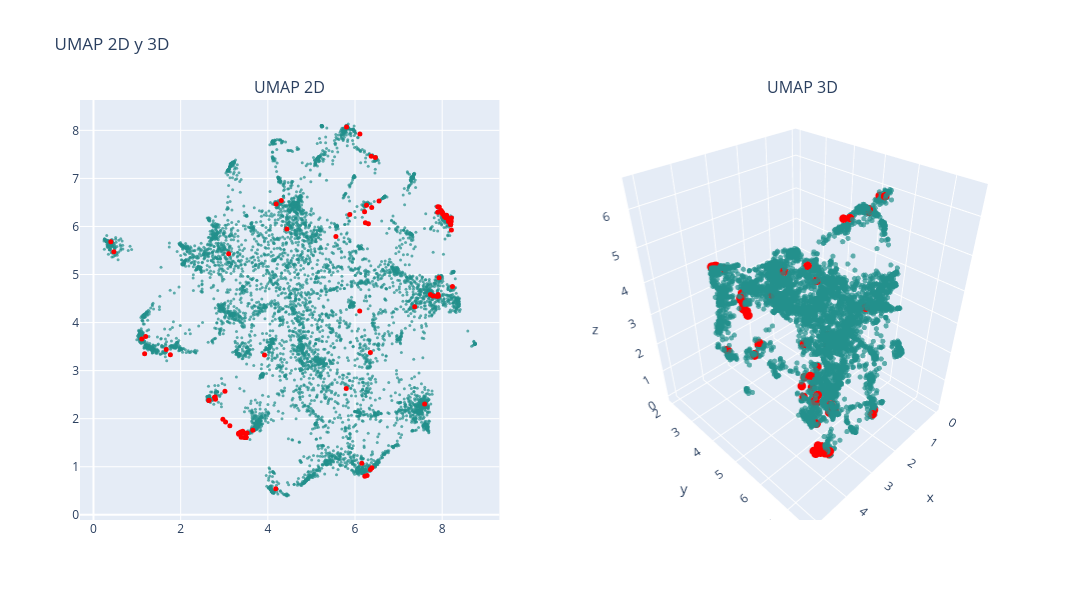

The code cell stored with this chart in its notebook:
### Markdown cell above
### UMAP

### Code cell
# n_neighbors = 200
# n_neighbors = int(len(df) / k)

n_neighbors = 50 # 6.5x minutos, resultado: vision mas global, no se distinguen tanto los clusters
# n_neighbors = 20 # 2.5x minutos, resultado: no se distinguen los clusters
# n_neighbors = 10 # 1.5x minutos, resultado: puntos muy juntos, se distinguen los clusters
# n_neighbors = 5 # x minutos, resultado: se distinguen bien los clusters, se ven un poco desconectados

min_dist = 0

# UMAP 2D
reducer_2d = umap.UMAP(n_neighbors=n_neighbors, min_dist=min_dist, n_components=2, random_state=0)
embedding_2d = reducer_2d.fit_transform(df_vectorized)
df['umap2d_1'] = embedding_2d[:, 0]
df['umap2d_2'] = embedding_2d[:, 1]

# UMAP 3D
reducer_3d = umap.UMAP(n_neighbors=n_neighbors, min_dist=min_dist, n_components=3, random_state=0)
embedding_3d = reducer_3d.fit_transform(df_vectorized)
df['umap3d_1'] = embedding_3d[:, 0]
df['umap3d_2'] = embedding_3d[:, 1]
df['umap3d_3'] = embedding_3d[:, 2]

# Graficar
colors = np.ones(len(df))  # Color base
colors_knn = np.zeros(len(df))  # Color para los KNN
colors_knn[knn_idxs[0]] = 1  # Resaltar los KNN

fig = make_subplots(rows=1, cols=2, subplot_titles=("UMAP 2D", "UMAP 3D"), 
                    specs=[[{"type": "scatter"}, {"type": "scatter3d"}]])

# Puntos normales (fondo)
fig.add_trace(
    go.Scatter(x=df['umap2d_1'], y=df['umap2d_2'], mode='markers',
               marker=dict(color=colors, colorscale='Viridis', size=3, opacity=0.7), 
               text=data['title'],
               hovertemplate="Titulo: %{text}<br>x: %{x}<br>y: %{y}<extra></extra>"),
    row=1, col=1)

# Puntos resaltados (delante)
fig.add_trace(
    go.Scatter(x=df.loc[knn_idxs[0], 'umap2d_1'], 
               y=df.loc[knn_idxs[0], 'umap2d_2'], 
               mode='markers',
               marker=dict(color='red', size=5, opacity=1), 
               text=data.loc[knn_idxs[0], 'title'], 
               hovertemplate="Titulo: %{text}<br>x: %{x}<br>y: %{y}<extra></extra>"),
    row=1, col=1)

# Puntos normales en 3D (fondo)
fig.add_trace(
    go.Scatter3d(x=df['umap3d_1'], y=df['umap3d_2'], z=df['umap3d_3'], mode='markers',
                 marker=dict(color=colors, colorscale='Viridis', size=3, opacity=0.7), 
                 text=data['title'],
                 hovertemplate="Cluster: %{text}<br>x: %{x}<br>y: %{y}<br>z: %{z}<extra></extra>"),
    row=1, col=2)

# Puntos resaltados en 3D (delante)
fig.add_trace(
    go.Scatter3d(x=df.loc[knn_idxs[0], 'umap3d_1'], 
                 y=df.loc[knn_idxs[0], 'umap3d_2'], 
                 z=df.loc[knn_idxs[0], 'umap3d_3'], 
                 mode='markers',
                 marker=dict(color='red', size=5, opacity=1), 
                 text=data.loc[knn_idxs[0], 'title'], 
                 hovertemplate="Cluster: %{text}<br>x: %{x}<br>y: %{y}<br>z: %{z}<extra></extra>"),
    row=1, col=2)

fig.update_layout(height=600, width=1200, title_text="UMAP 2D y 3D", showlegend=False)
fig.show()

### Figure 1 — Plotly figure (JSON) as saved in the notebook; plotly's stock layout.template omitted (floating-point values rounded to 4 significant figures; data arrays with more than 128 entries replaced by an {"elided": "..."} marker saying what was removed)
{"data": [{"hovertemplate": "Titulo: %{text}<br>x: %{x}<br>y: %{y}<extra></extra>", "marker": {"color": {"elided": "6614 float values"}, "colorscale": [[0, "#440154"], [0.1111, "#482878"], [0.2222, "#3e4989"], [0.3333, "#31688e"], [0.4444, "#26828e"], [0.5556, "#1f9e89"], [0.6667, "#35b779"], [0.7778, "#6ece58"], [0.8889, "#b5de2b"], [1, "#fde725"]], "opacity": 0.7, "size": 3}, "mode": "markers", "text": {"elided": "6614 str values"}, "type": "scatter", "x": {"elided": "6614 float values"}, "xaxis": "x", "y": {"elided": "6614 float values"}, "yaxis": "y"}, {"hovertemplate": "Titulo: %{text}<br>x: %{x}<br>y: %{y}<extra></extra>", "marker": {"color": "red", "opacity": 1, "size": 5}, "mode": "markers", "text": ["application of neural network controller and policy gradient reinforcement learning on modular multilevel converter mmc a proof of concept", "state of charge soc balancing of battery modular multilevel management bm3 converter using q learning", "reinforcement learning based modulation for balancing capacitor voltage and thermal stress to enhance current capability of mmcs", "optimized real time control for modular multilevel converters using adaptive neural networks", "open circuit fault diagnosis for a modular multilevel converter based on hybrid machine learning", "inverse application of artificial intelligence for the control of power converters", "neural network controller based on direct and indirect model predictive for modular multilevel converters", "machine learning emulation of model predictive control for modular multilevel converters", "level increased ishe modulation method for modular multilevel converters based on ddpg", "artificial intelligence applications in the control and performance improvement of modular multilevel converters a review", "machine learning based modeling for real time inferencer in the loop hardware emulation of high speed rail microgrid", "machine learning enhanced predictive control for modular multilevel converters in hvdc transmission systems", "predictor based data driven model free adaptive predictive control of power converters using machine learning", "neural network based model predictive control approach for modular multilevel converters", "an open circuit fault detection and location strategy for mmc with feature extraction and random forest", "compound fault diagnosis method of modular multilevel converter based on improved capsule network", "machine learning based operating region extension of modular multilevel converters under unbalanced grid faults", "fault diagnosis for modular multilevel converter mmc based on deep learning an edge implementation using binary neural network", "hybrid condition monitoring for power converters learning based methods with statistical guarantees", "reinforcement learning based false data injection attacks detector for modular multilevel converters", "reinforcement learning based method to exploit vulnerabilities of false data injection attack detectors in modular multilevel converters", "dc short circuit fault detection for mmc hvdc grid based on improved dbn and dc fault current statistical features", "capacitor monitoring for modular multilevel converters based on intelligent algorithm", "neural network based model predictive controllers for modular multilevel converters", "transfer learning based online impedance identification for modular multilevel converters", "a connectionist based approach for reducing the number of voltage sensors in modular multilevel converter", "condition monitoring for power converters via deep one class classification", "design and analysis of the model predictive control implemented by the ann technique for mmc based rectifier with improved grid adaptability", "health management of power electronics systems", "an open circuit faults diagnosis method based on xg boost used in mmc", "auto tuned model predictive control based neural network controller for modular multilevel converters", "artificial neural network based pi control of battery energy storage system connected with mmc hvdc system", "denoising and voltage estimation in modular multilevel converters using deep neural networks", "data driven impedance identification and stability online assessment of wind farm connected with mmc hvdc", "an ultra high speed mmc hvdc fault location algorithm based on regression neural network", "open circuit fault diagnosis for modular multilevel converter using wavelet neural network", "fault diagnosis of modular multilevel converter based on 1dcnn and lstm network", "data driven impedance identification and stability online assessment of dfig based wind farm integration with mmc hvdc", "power management systems for harmonic elimination using federated learning approach", "igbt open circuit fault diagnosis method for a modular multilevel converter based on pnn md", "fault identification method of mmc hvdc based on gru neural network", "deep convolution neural network based fault detection and identification for modular multilevel converters", "gwo based pi controller assisted half bridge sub module mmc for hybrid energy system", "transfer learning framework for impedance characterization of modular multilevel converters", "physical mechanism and data hybrid modeling for device level emulation of modular multilevel converter", "capacitor parameter estimation based on wavelet transform and convolution neural network", "distributed neural network observer for submodule capacitor voltage estimation in modular multilevel converters", "overview of modeling schemes for mmc converter in flexible dc distribution network", "an on line capacitor condition monitoring method based on switching frequencies for modular multilevel converters", "adaptive fault current limiting strategy for flexible dc power grids based on deep neural networks", "thermal estimation of modular multilevel converter submodule using deep regression on gru and lstm network", "parameters inversion of equivalent rlc fault circuit for mmc hvdc grid based on bp neural network", "neural network trained cold plate models for modular converter exploration", "application of artificial intelligence to diagnose faults of grid tied solar power systems", "bayesian regularization based mpc for a hybrid modular multilevel converter", "data driven neural predictors based robust mpc for power converters", "real time fault detection and identification for mmc using 1 d convolutional neural networks", "neural predictor based low switching frequency fcs mpc for mmc with online weighting factors tuning", "estimation of battery parameters in cascaded half bridge converters with reduced voltage sensors", "sub module capacitor voltage balancing control based on model prediction", "fault diagnosis of modular multilevel converter based on rnn and wavelet analysis", "a fast data driven method for submodule open circuit fault localization in a modular multilevel converter", "supervisory real time multidomain modeling and hardware emulation of fuel cell hybrid electric bus behavioral transients", "single ended fault detection scheme using support vector machine for multi terminal direct current systems based on modular multilevel converter", "dcscf detection method of mmc dc grid based on statistical feature and dbn softmax", "neural predictor based dynamic surface predictive control for power converters", "short time wavelet entropy integrating improved lstm for fault diagnosis of modular multilevel converter", "data driven parameter inversion for dc fault current analytical solution of modular multilevel converter based high voltage dc grid", "voltage estimation for diode clamped mmcs based on a simplified neural network", "improving the resilience of modular multilevel converters using concurrent estimators", "an improved resnet based method for online assessment of the aging state of mmc sub module capacitors", "reliability improvement of mmc in energy storage system using ann based sensorless estimation for sub module voltages", "igbt open circuit fault diagnosis based on improved support vector machine", "new power electronic interface combining dc transmission a medium frequency bus and an ac ac converter to integrate deep sea facilities with the ac grid", "a novel concept for modular multilevel universal power controller mupc ", "data driven modeling of modular multilevel converters based on hht and cnn lstm am neural network", "modeling and simulation of modular multilevel converter", "ac side impedance based stability assessment in grid forming modular multilevel converters", "data driven fault detection of multiple open circuit faults for mmc systems based on long short term memory networks", "submodule fault detection in mmcs using support vector classification", "fault diagnosis of submodule open circuit failures for modular multilevel converters with the data processing of sensors", "fault analysis and voltage support strategy through equivalent line impedances for mmcs in ac dc hybrid distribution networks under asymmetrical faults", "open circuit fault detection and location in mmcs with multivariate gaussian distribution", "effective voltage balancing control for modular multilevel converter without current sensors", "design and simulation of marine electromagnetic transmission system", "an open circuit faults diagnosis method for mmc based on extreme gradient boosting", "event triggered neural predictor based fcs mpc for mmc", "predictor based neural network finite set predictive control for modular multilevel converter", "fault isolation method for smart dc distribution networks with multiple types of converters", "novel distributed control platform and algorithm for a modular multilevel matrix converter", "switch open circuit fault localization strategy for mmcs using sliding time window based features extraction algorithm", "review on control strategy for flexible ac dc hybrid distribution network based on modular multi level converter topology", "control strategies of mmc hvdc connected to passive networks", "optimal modulation method for modular multilevel converters in medium voltage dc distribution networks", "parameter estimation of batteries in mmcs with parallel connectivity using pso", "a novel strategy for dc distribution start up based on mmc", "disortnet a network protocol with distributed sorting for modular multilevel converters", "multiple igbt open circuit fault diagnosis strategy for mmc using feature reconstruction based recurrent neural network", "communication aspects in the distributed control architecture of a modular multilevel converter", "design and verification of a dc direct mounted energy storage topology"], "type": "scatter", "x": [3.031, 1.173, 2.969, 3.129, 8.143, 3.329, 3.364, 3.457, 4.191, 3.376, 3.388, 3.425, 3.46, 3.333, 8.205, 8.005, 3.352, 7.991, 8.194, 2.792, 2.799, 8.212, 6.307, 3.524, 6.277, 6.219, 8.144, 3.377, 7.961, 8.102, 3.415, 1.764, 6.383, 6.353, 8.236, 8.089, 7.978, 6.387, 4.308, 8.067, 8.211, 8.141, 0.4678, 6.226, 7.898, 7.898, 6.551, 7.73, 6.467, 7.927, 6.112, 7.79, 5.805, 0.3977, 3.657, 3.491, 8.196, 3.496, 1.108, 5.562, 8.071, 8.131, 4.181, 8.195, 8.178, 3.493, 8.066, 7.907, 5.879, 2.776, 6.372, 6.238, 8.086, 7.598, 3.924, 7.934, 6.353, 6.156, 8.009, 8.189, 8.047, 7.909, 8.183, 6.264, 3.101, 8.06, 3.496, 3.501, 7.874, 3.016, 8.149, 7.37, 5.799, 4.437, 1.198, 6.107, 2.65, 8.057, 2.647, 1.668], "xaxis": "x", "y": [1.929, 3.353, 1.987, 1.851, 6.139, 1.696, 1.696, 1.702, 6.467, 1.686, 1.615, 1.739, 1.608, 1.676, 6.104, 6.298, 1.701, 6.303, 6.04, 2.452, 2.406, 6.177, 6.056, 1.7, 0.8152, 6.304, 6.105, 1.721, 6.327, 6.233, 1.717, 3.329, 6.396, 0.9409, 4.75, 6.211, 6.33, 0.9798, 6.541, 6.218, 5.928, 6.17, 5.476, 0.8017, 6.408, 6.298, 6.529, 4.583, 7.434, 4.935, 7.926, 4.554, 8.067, 5.681, 1.759, 1.607, 6.118, 1.618, 3.656, 5.789, 6.194, 6.17, 0.5398, 6.048, 6.1, 1.607, 6.218, 4.583, 6.251, 2.446, 7.46, 6.076, 6.183, 2.303, 3.323, 6.404, 3.376, 1.071, 6.262, 6.069, 6.208, 4.547, 6.149, 6.44, 5.434, 6.229, 1.612, 1.607, 4.549, 2.572, 6.151, 4.327, 2.631, 5.949, 3.71, 4.24, 2.381, 6.24, 2.379, 3.438], "yaxis": "y"}, {"hovertemplate": "Cluster: %{text}<br>x: %{x}<br>y: %{y}<br>z: %{z}<extra></extra>", "marker": {"color": {"elided": "6614 float values"}, "colorscale": [[0, "#440154"], [0.1111, "#482878"], [0.2222, "#3e4989"], [0.3333, "#31688e"], [0.4444, "#26828e"], [0.5556, "#1f9e89"], [0.6667, "#35b779"], [0.7778, "#6ece58"], [0.8889, "#b5de2b"], [1, "#fde725"]], "opacity": 0.7, "size": 3}, "mode": "markers", "scene": "scene", "text": {"elided": "6614 str values"}, "type": "scatter3d", "x": {"elided": "6614 float values"}, "y": {"elided": "6614 float values"}, "z": {"elided": "6614 float values"}}, {"hovertemplate": "Cluster: %{text}<br>x: %{x}<br>y: %{y}<br>z: %{z}<extra></extra>", "marker": {"color": "red", "opacity": 1, "size": 5}, "mode": "markers", "scene": "scene", "text": ["application of neural network controller and policy gradient reinforcement learning on modular multilevel converter mmc a proof of concept", "state of charge soc balancing of battery modular multilevel management bm3 converter using q learning", "reinforcement learning based modulation for balancing capacitor voltage and thermal stress to enhance current capability of mmcs", "optimized real time control for modular multilevel converters using adaptive neural networks", "open circuit fault diagnosis for a modular multilevel converter based on hybrid machine learning", "inverse application of artificial intelligence for the control of power converters", "neural network controller based on direct and indirect model predictive for modular multilevel converters", "machine learning emulation of model predictive control for modular multilevel converters", "level increased ishe modulation method for modular multilevel converters based on ddpg", "artificial intelligence applications in the control and performance improvement of modular multilevel converters a review", "machine learning based modeling for real time inferencer in the loop hardware emulation of high speed rail microgrid", "machine learning enhanced predictive control for modular multilevel converters in hvdc transmission systems", "predictor based data driven model free adaptive predictive control of power converters using machine learning", "neural network based model predictive control approach for modular multilevel converters", "an open circuit fault detection and location strategy for mmc with feature extraction and random forest", "compound fault diagnosis method of modular multilevel converter based on improved capsule network", "machine learning based operating region extension of modular multilevel converters under unbalanced grid faults", "fault diagnosis for modular multilevel converter mmc based on deep learning an edge implementation using binary neural network", "hybrid condition monitoring for power converters learning based methods with statistical guarantees", "reinforcement learning based false data injection attacks detector for modular multilevel converters", "reinforcement learning based method to exploit vulnerabilities of false data injection attack detectors in modular multilevel converters", "dc short circuit fault detection for mmc hvdc grid based on improved dbn and dc fault current statistical features", "capacitor monitoring for modular multilevel converters based on intelligent algorithm", "neural network based model predictive controllers for modular multilevel converters", "transfer learning based online impedance identification for modular multilevel converters", "a connectionist based approach for reducing the number of voltage sensors in modular multilevel converter", "condition monitoring for power converters via deep one class classification", "design and analysis of the model predictive control implemented by the ann technique for mmc based rectifier with improved grid adaptability", "health management of power electronics systems", "an open circuit faults diagnosis method based on xg boost used in mmc", "auto tuned model predictive control based neural network controller for modular multilevel converters", "artificial neural network based pi control of battery energy storage system connected with mmc hvdc system", "denoising and voltage estimation in modular multilevel converters using deep neural networks", "data driven impedance identification and stability online assessment of wind farm connected with mmc hvdc", "an ultra high speed mmc hvdc fault location algorithm based on regression neural network", "open circuit fault diagnosis for modular multilevel converter using wavelet neural network", "fault diagnosis of modular multilevel converter based on 1dcnn and lstm network", "data driven impedance identification and stability online assessment of dfig based wind farm integration with mmc hvdc", "power management systems for harmonic elimination using federated learning approach", "igbt open circuit fault diagnosis method for a modular multilevel converter based on pnn md", "fault identification method of mmc hvdc based on gru neural network", "deep convolution neural network based fault detection and identification for modular multilevel converters", "gwo based pi controller assisted half bridge sub module mmc for hybrid energy system", "transfer learning framework for impedance characterization of modular multilevel converters", "physical mechanism and data hybrid modeling for device level emulation of modular multilevel converter", "capacitor parameter estimation based on wavelet transform and convolution neural network", "distributed neural network observer for submodule capacitor voltage estimation in modular multilevel converters", "overview of modeling schemes for mmc converter in flexible dc distribution network", "an on line capacitor condition monitoring method based on switching frequencies for modular multilevel converters", "adaptive fault current limiting strategy for flexible dc power grids based on deep neural networks", "thermal estimation of modular multilevel converter submodule using deep regression on gru and lstm network", "parameters inversion of equivalent rlc fault circuit for mmc hvdc grid based on bp neural network", "neural network trained cold plate models for modular converter exploration", "application of artificial intelligence to diagnose faults of grid tied solar power systems", "bayesian regularization based mpc for a hybrid modular multilevel converter", "data driven neural predictors based robust mpc for power converters", "real time fault detection and identification for mmc using 1 d convolutional neural networks", "neural predictor based low switching frequency fcs mpc for mmc with online weighting factors tuning", "estimation of battery parameters in cascaded half bridge converters with reduced voltage sensors", "sub module capacitor voltage balancing control based on model prediction", "fault diagnosis of modular multilevel converter based on rnn and wavelet analysis", "a fast data driven method for submodule open circuit fault localization in a modular multilevel converter", "supervisory real time multidomain modeling and hardware emulation of fuel cell hybrid electric bus behavioral transients", "single ended fault detection scheme using support vector machine for multi terminal direct current systems based on modular multilevel converter", "dcscf detection method of mmc dc grid based on statistical feature and dbn softmax", "neural predictor based dynamic surface predictive control for power converters", "short time wavelet entropy integrating improved lstm for fault diagnosis of modular multilevel converter", "data driven parameter inversion for dc fault current analytical solution of modular multilevel converter based high voltage dc grid", "voltage estimation for diode clamped mmcs based on a simplified neural network", "improving the resilience of modular multilevel converters using concurrent estimators", "an improved resnet based method for online assessment of the aging state of mmc sub module capacitors", "reliability improvement of mmc in energy storage system using ann based sensorless estimation for sub module voltages", "igbt open circuit fault diagnosis based on improved support vector machine", "new power electronic interface combining dc transmission a medium frequency bus and an ac ac converter to integrate deep sea facilities with the ac grid", "a novel concept for modular multilevel universal power controller mupc ", "data driven modeling of modular multilevel converters based on hht and cnn lstm am neural network", "modeling and simulation of modular multilevel converter", "ac side impedance based stability assessment in grid forming modular multilevel converters", "data driven fault detection of multiple open circuit faults for mmc systems based on long short term memory networks", "submodule fault detection in mmcs using support vector classification", "fault diagnosis of submodule open circuit failures for modular multilevel converters with the data processing of sensors", "fault analysis and voltage support strategy through equivalent line impedances for mmcs in ac dc hybrid distribution networks under asymmetrical faults", "open circuit fault detection and location in mmcs with multivariate gaussian distribution", "effective voltage balancing control for modular multilevel converter without current sensors", "design and simulation of marine electromagnetic transmission system", "an open circuit faults diagnosis method for mmc based on extreme gradient boosting", "event triggered neural predictor based fcs mpc for mmc", "predictor based neural network finite set predictive control for modular multilevel converter", "fault isolation method for smart dc distribution networks with multiple types of converters", "novel distributed control platform and algorithm for a modular multilevel matrix converter", "switch open circuit fault localization strategy for mmcs using sliding time window based features extraction algorithm", "review on control strategy for flexible ac dc hybrid distribution network based on modular multi level converter topology", "control strategies of mmc hvdc connected to passive networks", "optimal modulation method for modular multilevel converters in medium voltage dc distribution networks", "parameter estimation of batteries in mmcs with parallel connectivity using pso", "a novel strategy for dc distribution start up based on mmc", "disortnet a network protocol with distributed sorting for modular multilevel converters", "multiple igbt open circuit fault diagnosis strategy for mmc using feature reconstruction based recurrent neural network", "communication aspects in the distributed control architecture of a modular multilevel converter", "design and verification of a dc direct mounted energy storage topology"], "type": "scatter3d", "x": [2.678, 2.678, 2.684, 2.64, 4.092, 2.654, 2.633, 2.547, 1.015, 2.611, 2.704, 2.574, 2.635, 2.653, 4.114, 4.143, 2.633, 4.195, 4.112, 3.295, 3.311, 4.121, 2.691, 2.47, 4.302, 2.663, 4.149, 2.599, 3.975, 4.036, 2.569, 1.428, 2.739, 4.296, 4.422, 4.16, 4.155, 4.286, 1.006, 4.017, 4.244, 4.18, 1.198, 4.29, 4.154, 4.146, 2.824, 4.144, 2.385, 4.12, 1.708, 4.146, 1.541, 1.301, 2.436, 2.628, 4.168, 2.597, 0.4276, 2.302, 4.17, 4.029, 4.429, 4.197, 4.13, 2.617, 4.161, 4.223, 2.323, 3.286, 2.291, 2.678, 4.152, 3.894, 2.044, 4.149, 2.654, 4.03, 4.132, 4.112, 4.073, 4.22, 4.067, 2.545, 1.556, 4.061, 2.617, 2.624, 4.233, 3.379, 4.043, 3.952, 3.203, 1.499, 0.4057, 3.142, 3.574, 4.066, 3.567, 1.05], "y": [2.592, 2.645, 2.627, 2.54, 6.989, 2.405, 2.381, 2.276, 4.321, 2.358, 2.442, 2.307, 2.271, 2.405, 7.158, 6.986, 2.412, 6.882, 7.12, 3.833, 3.832, 7.13, 4.997, 2.139, 3.495, 2.462, 7.081, 2.358, 6.887, 7.037, 2.291, 5.064, 4.94, 3.613, 7.094, 7.003, 6.932, 3.65, 4.444, 7.057, 6.997, 7.029, 5.905, 3.456, 6.777, 6.906, 5.096, 6.846, 5.7, 7.236, 6.728, 6.854, 6.642, 6.125, 2.1, 2.256, 7.086, 2.235, 5.049, 5.119, 6.988, 7.113, 3.947, 7.146, 7.155, 2.254, 7.002, 6.853, 5.094, 3.835, 5.817, 4.984, 7.04, 5.572, 4.461, 6.907, 5.356, 3.618, 7.034, 7.213, 7.058, 6.869, 7.218, 5.155, 6.057, 7.067, 2.256, 2.248, 6.861, 3.939, 7.184, 6.432, 4.378, 4.769, 5.047, 5.428, 3.936, 7.066, 3.947, 4.958], "z": [2.105, 2.078, 2.069, 2.161, 1.017, 2.234, 2.255, 2.337, 1.349, 2.301, 2.227, 2.381, 2.445, 2.23, 1.077, 0.9408, 2.24, 0.8518, 1.075, 2.009, 2.014, 1.073, 1.157, 2.472, 4.77, 2.181, 1.041, 2.29, 0.9374, 0.9507, 2.313, 5.573, 0.8128, 4.833, 2.262, 0.9894, 0.904, 4.848, 1.28, 0.9646, 1.293, 1.008, 6.335, 4.745, 0.8275, 0.9167, 0.557, 2.766, 0.04719, 2.754, 0.2377, 2.794, 0.2188, 6.425, 2.495, 2.465, 1.065, 2.461, 5.5, 1.369, 0.9846, 1.006, 2.549, 1.203, 1.099, 2.478, 0.9673, 2.65, 1.034, 2.005, 0.1398, 1.146, 1.005, 5.342, 4.263, 0.8936, 4.468, 4.649, 1.011, 1.104, 0.9698, 2.576, 1.124, 0.7836, 3.491, 1.002, 2.48, 2.476, 2.683, 2.177, 0.9638, 2.962, 3.862, 1.463, 5.418, 2.859, 1.888, 0.9198, 1.846, 5.43]}], "layout": {"annotations": [{"font": {"size": 16}, "showarrow": false, "text": "UMAP 2D", "x": 0.225, "xanchor": "center", "xref": "paper", "y": 1, "yanchor": "bottom", "yref": "paper"}, {"font": {"size": 16}, "showarrow": false, "text": "UMAP 3D", "x": 0.775, "xanchor": "center", "xref": "paper", "y": 1, "yanchor": "bottom", "yref": "paper"}], "height": 600, "scene": {"domain": {"x": [0.55, 1], "y": [0, 1]}}, "showlegend": false, "title": {"text": "UMAP 2D y 3D"}, "width": 1200, "xaxis": {"anchor": "y", "domain": [0, 0.45]}, "yaxis": {"anchor": "x", "domain": [0, 1]}}}
